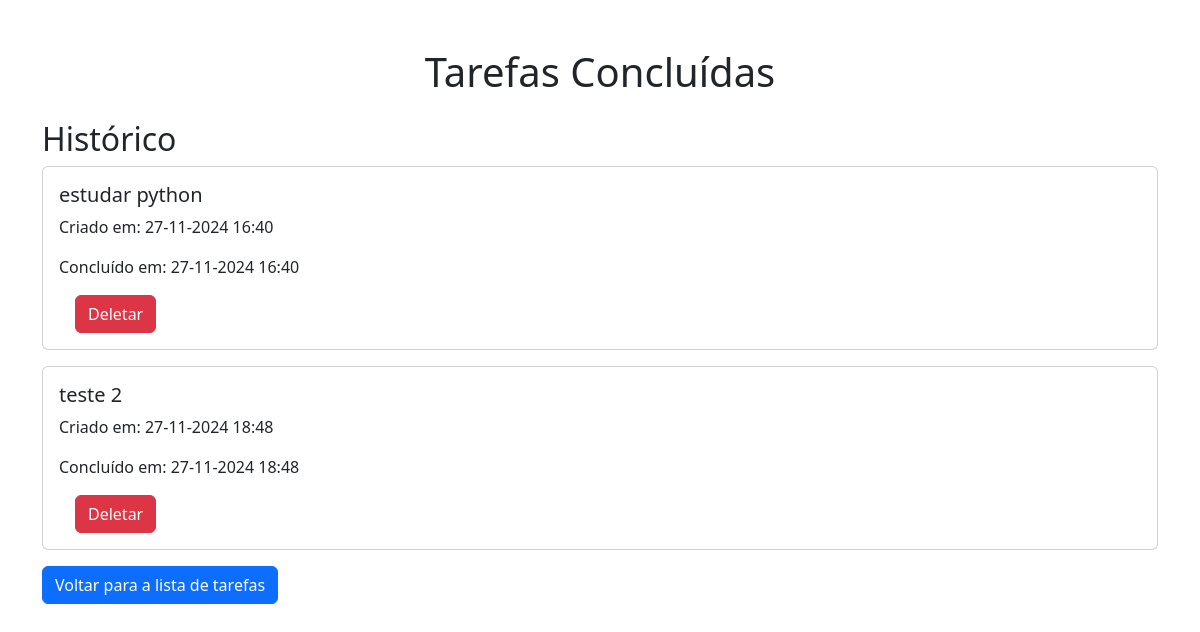
The page /tarefasConcluidas on the database its author committed.
### app.py (models this page shows)
class TarefasConcluidas(db.Model):
    id = db.Column(db.Integer, primary_key=True)
    titulo = db.Column(db.String(100))
    criadoEm = db.Column(db.DateTime)
    concluidoEm = db.Column(db.DateTime, default=datetime.utcnow)

### app.py (the view)
@app.route("/tarefasConcluidas")
def tarefasConcluidas():
    tarefas_concluidas = TarefasConcluidas.query.order_by(
        TarefasConcluidas.concluidoEm
    ).all()
    return render_template("concluidas.html", tarefasConcluidas=tarefas_concluidas)

### templates/concluidas.html (shortened to what this page needs)
<!DOCTYPE html>
<html lang="pt-br">
<head>
    <link href="https://cdn.jsdelivr.net/npm/bootstrap@5.3.3/dist/css/bootstrap.min.css" rel="stylesheet">
</head>
<body data-bs-theme="light">
    <div class="container mt-5">
        <h1 class="text-center mb-4">Tarefas Concluídas</h1>
        <h2>Histórico</h2>
        {% if tarefasConcluidas %}
        {% for tarefa in tarefasConcluidas %}
        <div class="card mb-3">
            <div class="card-body">
                <h5 class="card-title">{{ tarefa.titulo }}</h5>
                <p class="card-text">Criado em: {{ tarefa.criadoEm.strftime('%d-%m-%Y %H:%M') }}</p>
                <p class="card-text">Concluído em: {{ tarefa.concluidoEm.strftime('%d-%m-%Y %H:%M') }}</p>
                <a class="btn btn-danger ms-3" data-bs-toggle="modal" data-bs-target="#confirmDeleteModal"
                    data-id="{{ tarefa['id'] }}" href="/deletar_concluida/{{ tarefa['id'] }}">Deletar</a>
            </div>
        </div>
        {% endfor %}
        {% else %}
        <div class="alert alert-info">
            <p>Nenhuma tarefa concluída encontrada.</p>
        </div>
        {% endif %}
        <a href="/" class="btn btn-primary">Voltar para a lista de tarefas</a>
    </div>
</body>
</html>

### rows shown on the page
TarefasConcluidas: titulo "estudar python", criadoEm "27-11-2024 16:40", concluidoEm "27-11-2024 16:40"
TarefasConcluidas: titulo "teste 2", criadoEm "27-11-2024 18:48", concluidoEm "27-11-2024 18:48"
